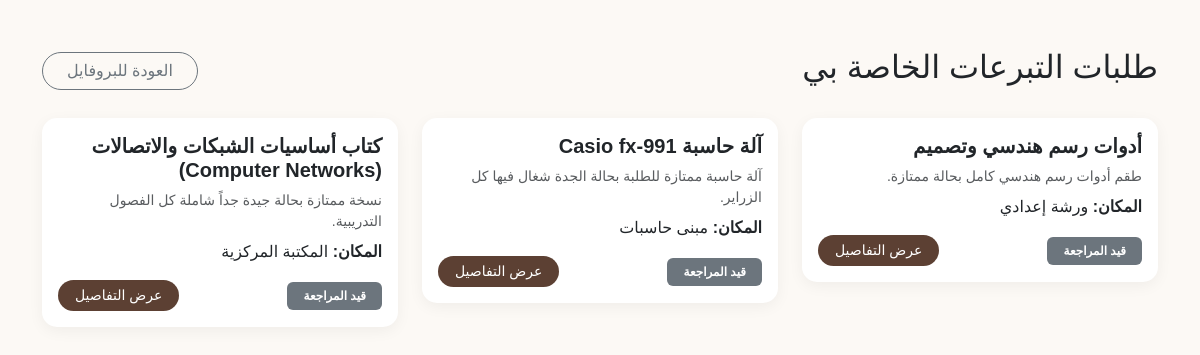
/requests/my_requests.php, run on an earlier commit of the app's database.
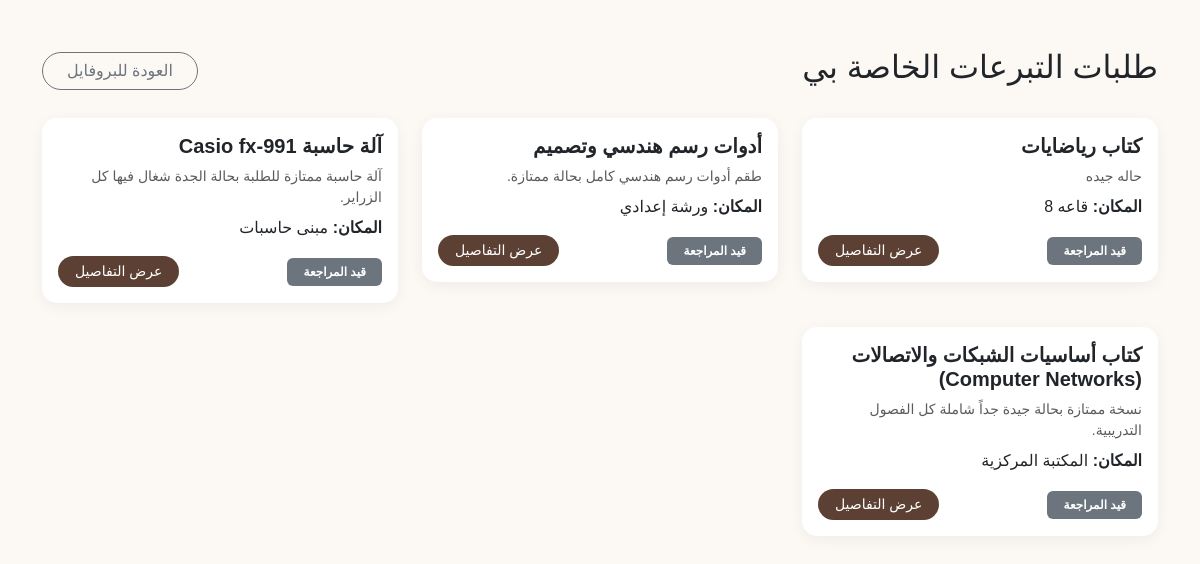
And on a later commit of the database.
### tables this page shows
CREATE TABLE `donations` (
  `id` int(11) NOT NULL,
  `user_id` int(11) NOT NULL,
  `title` varchar(255) NOT NULL,
  `category` varchar(100) DEFAULT NULL,
  `college_name` varchar(150) DEFAULT NULL,
  `location` varchar(150) DEFAULT NULL,
  `image` varchar(255) DEFAULT NULL,
  `description` text DEFAULT NULL,
  `status` enum('pending','approved','reserved','completed') DEFAULT 'pending',
  `created_at` timestamp NOT NULL DEFAULT current_timestamp()
);

### requests/my_requests.php (the view, shortened to what this page needs)
<?php
$host = 'localhost';
$dbname = 'campusgive_db';
$username = 'root';
$password = '';
try {
    $pdo = new PDO("mysql:host=$host;dbname=$dbname;charset=utf8mb4", $username, $password);
    $pdo->setAttribute(PDO::ATTR_ERRMODE, PDO::ERRMODE_EXCEPTION);
} catch (PDOException $e) {
    die("خطأ في الاتصال بقاعدة البيانات: " . $e->getMessage());
}
$user_id = $_SESSION['user_id'] ?? 1;
$stmt = $pdo->prepare("SELECT * FROM donations WHERE user_id = ? ORDER BY id DESC");
$stmt->execute([$user_id]);
$my_donations = $stmt->fetchAll(PDO::FETCH_ASSOC);
?>
<!DOCTYPE html>
<html lang="ar" dir="rtl">
<head>
    <link rel="stylesheet" href="https://cdn.jsdelivr.net/npm/bootstrap@5.3.2/dist/css/bootstrap.rtl.min.css">
    <link rel="stylesheet" href="https://cdnjs.cloudflare.com/ajax/libs/font-awesome/6.4.0/css/all.min.css">
</head>
<body>
    <div class="container py-5">
        <div class="d-flex justify-content-between align-items-center mb-4">
            <h2>طلبات التبرعات الخاصة بي</h2>
            <a href="../profile/index.php" class="btn btn-outline-secondary rounded-pill px-4">العودة للبروفايل</a>
        </div>
        <?php if (empty($my_donations)): ?>
            <div class="alert alert-warning text-center py-4 rounded-4">
                لا توجد طلبات تبرع مسجلة باسمك حتى الآن.
            </div>
        <?php else: ?>
            <div class="row">
                <?php foreach ($my_donations as $item): ?>
                    <div class="col-md-4 mb-4">
                        <div class="card p-3">
                            <h5 class="fw-bold mb-2">
                                <?= htmlspecialchars($item['title'] ?? 'تبرع بدون عنوان') ?>
                            </h5>
                            <p class="text-muted small mb-2">
                                <?= htmlspecialchars($item['description'] ?? '') ?>
                            </p>
                            <p class="mb-3"><strong>المكان:</strong>
                                <?= htmlspecialchars($item['location'] ?? 'غير محدد') ?>
                            </p>
                            <div class="d-flex justify-content-between align-items-center">
                                <span class="badge bg-secondary px-3 py-2">قيد المراجعة</span>
                                <a href="item_details.php?id=<?= $item['id'] ?>" class="btn btn-sm btn-custom px-3">عرض
                                    التفاصيل</a>
                            </div>
                        </div>
                    </div>
                <?php endforeach; ?>
            </div>
        <?php endif; ?>
    </div>
</body>
</html>

What changed in the data, as far as the page shows it:
added donations: title "كتاب رياضايات", description "حاله جيده", location "قاعه 8"
